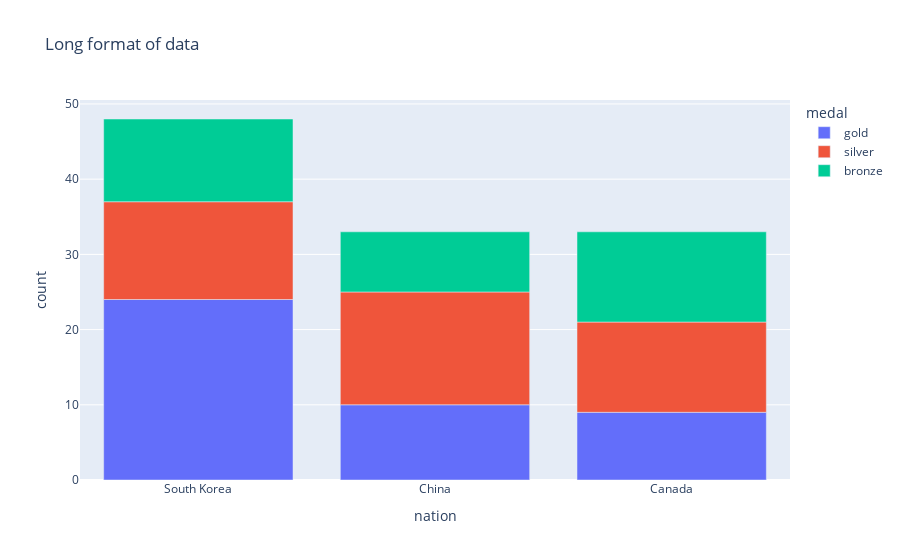

The notebook cell this image was saved under:
### Code cell
long_df = px.data.medals_long()

fig = px.bar(long_df, x="nation", y="count", color="medal", title="Long format of data")
fig.show()

long_df.head(3)

### Figure 1 — Plotly figure (JSON) as saved in the notebook; plotly's stock layout.template omitted (floating-point values rounded to 4 significant figures)
{"data": [{"hovertemplate": "medal=gold<br>nation=%{x}<br>count=%{y}<extra></extra>", "legendgroup": "gold", "marker": {"color": "#636efa", "pattern": {"shape": ""}}, "name": "gold", "orientation": "v", "showlegend": true, "textposition": "auto", "type": "bar", "x": ["South Korea", "China", "Canada"], "xaxis": "x", "y": [24, 10, 9], "yaxis": "y"}, {"hovertemplate": "medal=silver<br>nation=%{x}<br>count=%{y}<extra></extra>", "legendgroup": "silver", "marker": {"color": "#EF553B", "pattern": {"shape": ""}}, "name": "silver", "orientation": "v", "showlegend": true, "textposition": "auto", "type": "bar", "x": ["South Korea", "China", "Canada"], "xaxis": "x", "y": [13, 15, 12], "yaxis": "y"}, {"hovertemplate": "medal=bronze<br>nation=%{x}<br>count=%{y}<extra></extra>", "legendgroup": "bronze", "marker": {"color": "#00cc96", "pattern": {"shape": ""}}, "name": "bronze", "orientation": "v", "showlegend": true, "textposition": "auto", "type": "bar", "x": ["South Korea", "China", "Canada"], "xaxis": "x", "y": [11, 8, 12], "yaxis": "y"}], "layout": {"barmode": "relative", "legend": {"title": {"text": "medal"}, "tracegroupgap": 0}, "title": {"text": "Long format of data"}, "xaxis": {"anchor": "y", "domain": [0, 1], "title": {"text": "nation"}}, "yaxis": {"anchor": "x", "domain": [0, 1], "title": {"text": "count"}}}}
